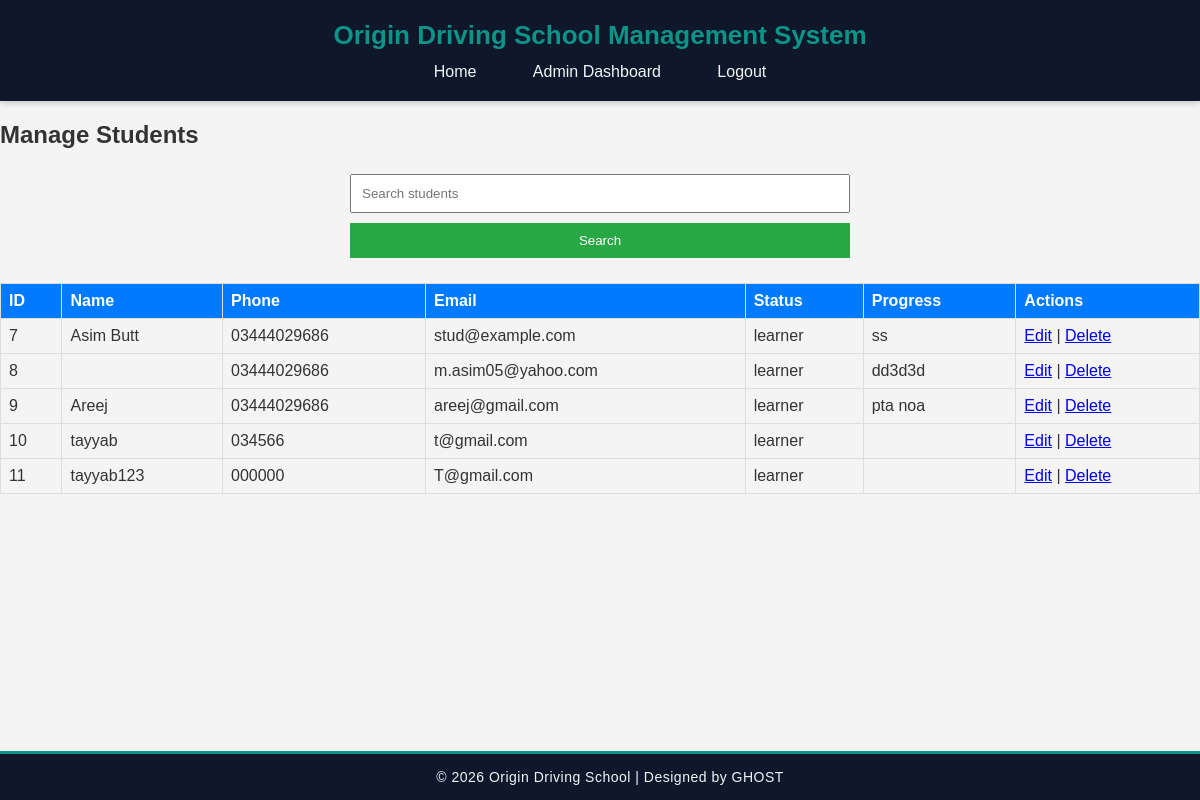
Page /admin/manage_students.php (signed in) on the committed database.
### tables this page shows
CREATE TABLE `students` (
  `id` int(11) NOT NULL,
  `user_id` int(11) NOT NULL,
  `full_name` varchar(100) NOT NULL,
  `address` text DEFAULT NULL,
  `phone` varchar(20) DEFAULT NULL,
  `license_status` enum('learner','provisional','full') DEFAULT 'learner',
  `progress` text DEFAULT NULL,
  `is_active` tinyint(1) DEFAULT 1,
  `favorite_car` varchar(100) DEFAULT NULL,
  `notes` text DEFAULT NULL
);

CREATE TABLE `users` (
  `id` int(11) NOT NULL,
  `username` varchar(50) NOT NULL,
  `password` varchar(255) NOT NULL,
  `role` enum('admin','staff','instructor','student') NOT NULL,
  `email` varchar(100) NOT NULL,
  `created_at` timestamp NOT NULL DEFAULT current_timestamp(),
  `middle_name` varchar(100) DEFAULT NULL,
  `profile_color` varchar(20) DEFAULT 'blue',
  `last_login_ip` varchar(45) DEFAULT NULL
);

### admin/manage_students.php (the view, shortened to what this page needs)
<?php
include '../includes/db_connect.php';
$search = $_GET['search'] ?? '';
$where = "WHERE s.is_active = 1";
$sql = "SELECT s.*, u.email
        FROM students s
        JOIN users u ON s.user_id = u.id
        $where";
$result = $conn->query($sql);
?>
<?php include '../includes/header.php'; ?>
<h2>Manage Students</h2>
<form method="GET">
    <input type="text" name="search" placeholder="Search students" value="<?php echo htmlspecialchars($search); ?>">
    <button type="submit">Search</button>
</form>
<table border="1" cellpadding="5" cellspacing="0">
    <tr><th>ID</th><th>Name</th><th>Phone</th><th>Email</th><th>Status</th><th>Progress</th><th>Actions</th></tr>
    <?php while($row = $result->fetch_assoc()): ?>
        <tr>
            <td><?php echo $row['id']; ?></td>
            <td><?php echo $row['full_name']; ?></td>
            <td><?php echo $row['phone']; ?></td>
            <td><?php echo $row['email']; ?></td>
            <td><?php echo $row['license_status']; ?></td>
            <td><?php echo $row['progress']; ?></td>
            <td>
                <a href="?edit=<?php echo $row['id']; ?>">Edit</a> |
                <a href="?delete=<?php echo $row['id']; ?>" onclick="return confirm('Are you sure you want to deactivate this student?');">Delete</a>
            </td>
        </tr>
    <?php endwhile; ?>
</table>
<?php include '../includes/footer.php'; ?>

### css/styles.css (style rules this page uses)
body { font-family: Arial, sans-serif; margin: 0; padding: 0; background: #f4f4f4; color: #333; }
form { max-width: 500px; margin: auto; }
input, select, textarea, button { width: 100%; margin: 5px 0; padding: 10px; box-sizing: border-box; }
button { background: #28a745; color: white; border: none; cursor: pointer; }
table { width: 100%; border-collapse: collapse; margin: 20px 0; }
th, td { border: 1px solid #ddd; padding: 8px; text-align: left; }
th { background: #007bff; color: white; }

### rows in the picture
students: id "7", full_name "Asim Butt", phone "03444029686", user.email "stud@example.com", license_status "learner", progress "ss"
students: id "8", phone "03444029686", user.email "m.asim05@yahoo.com", license_status "learner", progress "dd3d3d"
students: id "9", full_name "Areej", phone "03444029686", user.email "areej@gmail.com", license_status "learner", progress "pta noa"
students: id "10", full_name "tayyab", phone "034566", user.email "t@gmail.com", license_status "learner"
students: id "11", full_name "tayyab123", phone "000000", user.email "T@gmail.com", license_status "learner"
